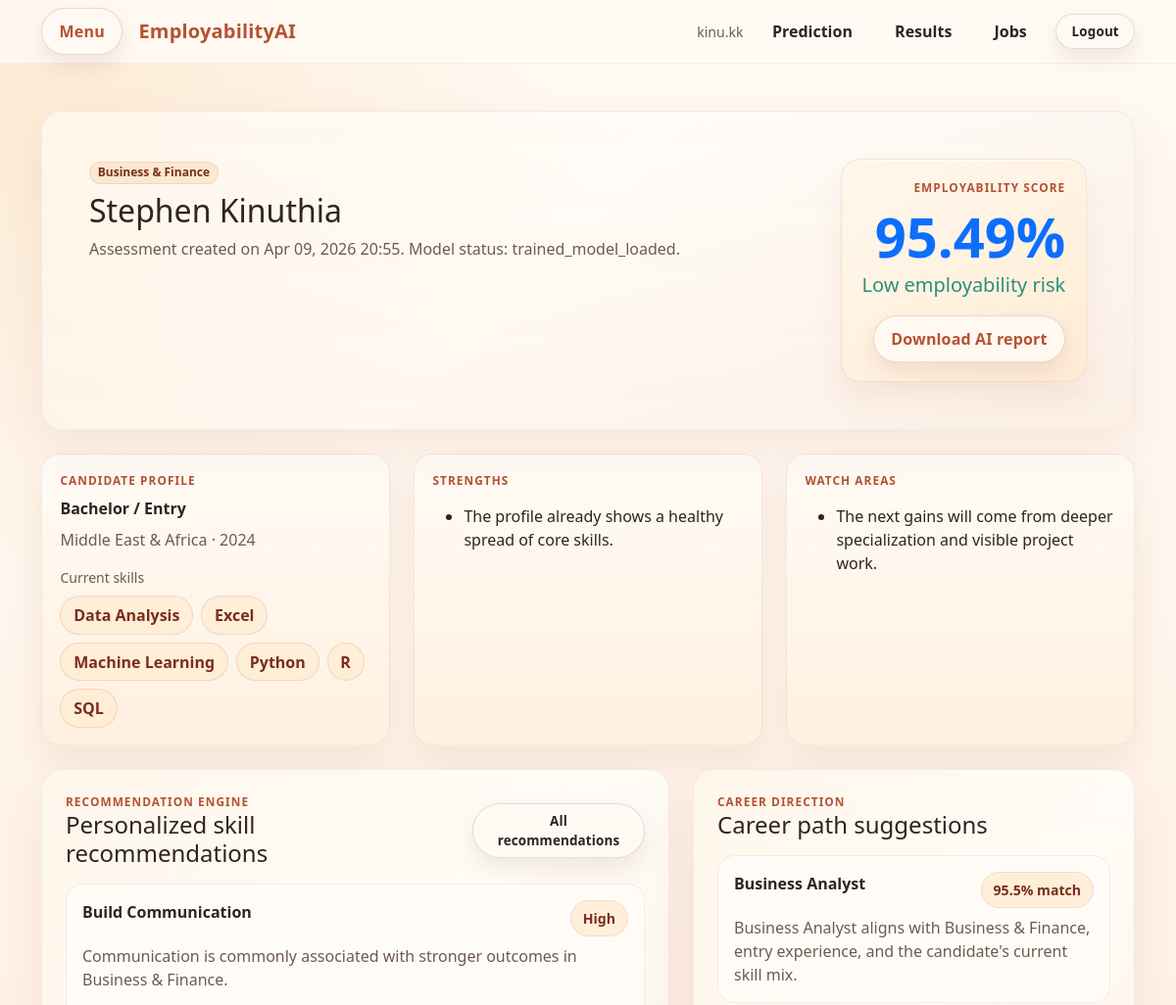
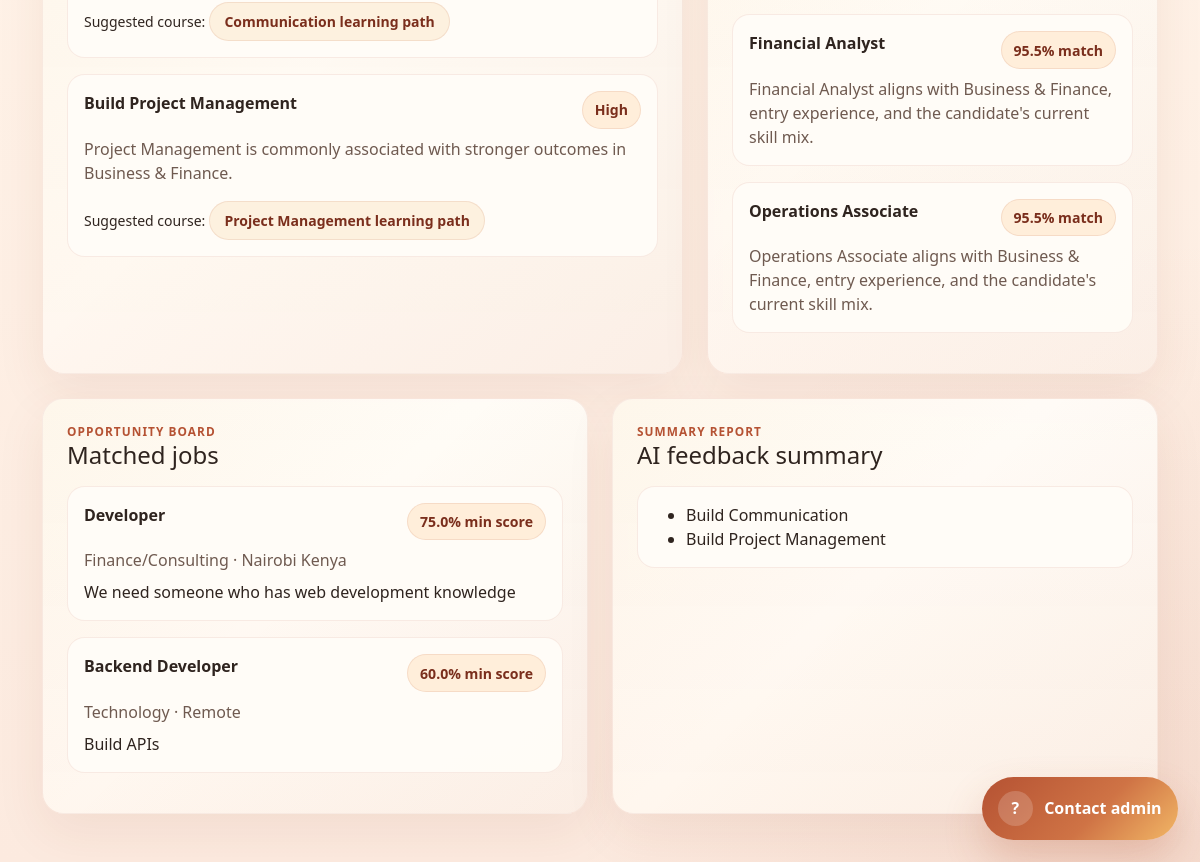
The app's page /assessments/9/ (signed in) with its own data (2 pictures, top to bottom).
### prediction/models.py (models this page shows, shortened)
class EmployabilityAssessment(models.Model):
    RISK_CHOICES = [
        ("Low", "Low"),
        ("Medium", "Medium"),
        ("High", "High"),
    ]
    owner = models.ForeignKey(
        User,
        on_delete=models.CASCADE,
        related_name="employability_assessments",
        null=True,
        blank=True,
    )
    graduate = models.ForeignKey(
        GraduateProfile,
        on_delete=models.SET_NULL,
        null=True,
        blank=True,
        related_name="assessments",
    )
    full_name = models.CharField(max_length=120)
    email = models.EmailField()
    degree_level = models.CharField(max_length=30, choices=DEGREE_LEVEL_CHOICES)
    field_of_study = models.CharField(max_length=80, choices=FIELD_OF_STUDY_CHOICES)
    region = models.CharField(max_length=50, choices=REGION_CHOICES)
    graduation_year = models.PositiveIntegerField()
    experience_level = models.CharField(max_length=20, choices=EXPERIENCE_LEVEL_CHOICES)
    current_skills = models.JSONField(default=list, blank=True)
    average_starting_salary = models.PositiveIntegerField(default=0)
    skill_demand_score = models.PositiveIntegerField(default=50)
    employer_reputation_score = models.PositiveIntegerField(default=50)
    remote_work_availability = models.PositiveIntegerField(default=50)
    employability_score = models.FloatField()
    risk_category = models.CharField(max_length=20, choices=RISK_CHOICES)
    model_status = models.CharField(max_length=120, default="demo_fallback")
    strengths = models.JSONField(default=list, blank=True)
    weaknesses = models.JSONField(default=list, blank=True)
    recommendation_summary = models.TextField(blank=True)
    created_at = models.DateTimeField(auto_now_add=True)
    class Meta:
        ordering = ["-created_at"]

### recommendations/models.py (models this page shows, shortened)
class SkillRecommendation(models.Model):
    assessment = models.ForeignKey(
        EmployabilityAssessment,
        on_delete=models.CASCADE,
        related_name="skill_recommendations",
    )
    title = models.CharField(max_length=150)
    category = models.CharField(max_length=50)
    rationale = models.TextField()
    priority = models.CharField(max_length=20, default="Medium")
    improvement_potential = models.FloatField(default=0)
    course_name = models.CharField(max_length=150, blank=True)
    course_url = models.URLField(blank=True)

class CareerPathSuggestion(models.Model):
    assessment = models.ForeignKey(
        EmployabilityAssessment,
        on_delete=models.CASCADE,
        related_name="career_paths",
    )
    title = models.CharField(max_length=120)
    match_score = models.FloatField(default=0)
    summary = models.TextField()

### jobs/models.py (models this page shows, shortened)
class JobPosting(models.Model):
    employer = models.ForeignKey(User, on_delete=models.SET_NULL, null=True, blank=True, related_name="job_postings")
    title = models.CharField(max_length=120)
    industry = models.CharField(max_length=80)
    location = models.CharField(max_length=120)
    description = models.TextField()
    required_skills = models.JSONField(default=list, blank=True)
    minimum_score = models.FloatField(default=55)
    is_active = models.BooleanField(default=True)
    created_at = models.DateTimeField(auto_now_add=True)
    class Meta:
        ordering = ["-created_at"]

### prediction/views.py (the view)
# urls.py: path("assessments/<int:pk>/", assessment_detail, name="assessment_detail"),
@login_required
def assessment_detail(request, pk):
    assessment = get_object_or_404(EmployabilityAssessment, pk=pk)
    if not can_view_assessment(request.user, assessment):
        raise PermissionDenied("You are not allowed to view this result.")
    matched_jobs = [
        job for job in JobPosting.objects.filter(is_active=True)
        if assessment.employability_score >= job.minimum_score
    ][:3]
    context = {
        "assessment": assessment,
        "recommendations": assessment.skill_recommendations.all(),
        "career_paths": assessment.career_paths.all(),
        "report": getattr(assessment, "ai_report", None),
        "matched_jobs": matched_jobs,
    }
    return render(request, "prediction/detail.html", context)

### prediction/querysets.py (called while the page is built)
def can_view_assessment(user, assessment):
    role = get_user_role(user)
    if role in {"admin", "employer"}:
        return True
    return assessment.owner_id == user.id

### users/permissions.py (called while the page is built)
def get_user_role(user):
    if not user.is_authenticated:
        return None
    profile = getattr(user, "platform_profile", None)
    return getattr(profile, "role", None)

### templates/prediction/detail.html
{% extends "base.html" %}
{% block content %}
<section class="hero-card p-4 p-lg-5 mb-4 warm-section">
    <div class="d-flex justify-content-between flex-wrap gap-4">
        <div>
            <span class="badge badge-soft rounded-pill mb-2">{{ assessment.field_of_study }}</span>
            <h1 class="h2 mb-2">{{ assessment.full_name }}</h1>
            <p class="text-secondary mb-0">Assessment created on {{ assessment.created_at|date:"M d, Y H:i" }}. Model status: {{ assessment.model_status }}.</p>
        </div>
        <div class="score-shell text-end">
            <div class="section-kicker mb-2">Employability score</div>
            <div class="display-4 fw-bold text-primary">{{ assessment.employability_score }}%</div>
            <div class="fs-5 risk-{{ assessment.risk_category|lower }}">{{ assessment.risk_category }} employability risk</div>
            <a href="{% url 'prediction:download_report' assessment.pk %}" class="btn btn-outline-primary mt-3">Download AI report</a>
        </div>
    </div>
</section>
<section class="row g-4 mb-4">
    <div class="col-lg-4">
        <div class="spotlight-card h-100">
            <div class="section-kicker mb-2">Candidate profile</div>
            <div class="fw-semibold">{{ assessment.degree_level }} / {{ assessment.experience_level|title }}</div>
            <div class="text-secondary mt-2">{{ assessment.region }} · {{ assessment.graduation_year }}</div>
            <div class="mt-3 text-secondary small">Current skills</div>
            <div class="d-flex flex-wrap gap-2 mt-2">
                {% for skill in assessment.current_skills %}
                    <span class="chip-link">{{ skill }}</span>
                {% endfor %}
            </div>
        </div>
    </div>
    <div class="col-lg-4">
        <div class="spotlight-card h-100">
            <div class="section-kicker mb-2">Strengths</div>
            <ul class="mt-3 mb-0">
                {% for item in assessment.strengths %}
                    <li>{{ item }}</li>
                {% endfor %}
            </ul>
        </div>
    </div>
    <div class="col-lg-4">
        <div class="spotlight-card h-100">
            <div class="section-kicker mb-2">Watch areas</div>
            <ul class="mt-3 mb-0">
                {% for item in assessment.weaknesses %}
                    <li>{{ item }}</li>
                {% endfor %}
            </ul>
        </div>
    </div>
</section>
<section class="row g-4 mb-4">
    <div class="col-lg-7">
        <div class="panel-card p-4 h-100 warm-section">
            <div class="section-head">
                <div>
                    <div class="section-kicker">Recommendation engine</div>
                    <h2 class="h4 mb-0">Personalized skill recommendations</h2>
                </div>
                <a href="{% url 'recommendations:list' %}" class="btn btn-sm btn-outline-dark">All recommendations</a>
            </div>
            <div class="row g-3">
                {% for recommendation in recommendations %}
                    <div class="col-12">
                        <div class="list-card interactive-row">
                            <div class="d-flex justify-content-between flex-wrap gap-2 mb-2">
                                <strong>{{ recommendation.title }}</strong>
                                <span class="soft-stat">{{ recommendation.priority }}</span>
                            </div>
                            <div class="text-secondary mb-3">{{ recommendation.rationale }}</div>
                            <div class="small">Suggested course: <a class="action-link" href="{{ recommendation.course_url }}" target="_blank" rel="noopener">{{ recommendation.course_name }}</a></div>
                        </div>
                    </div>
                {% empty %}
                    <p class="text-secondary mb-0">No recommendations have been generated for this assessment yet.</p>
                {% endfor %}
            </div>
        </div>
    </div>
    <div class="col-lg-5">
        <div class="panel-card p-4 h-100 warm-section">
            <div class="section-head">
                <div>
                    <div class="section-kicker">Career direction</div>
                    <h2 class="h4 mb-0">Career path suggestions</h2>
                </div>
            </div>
            {% for item in career_paths %}
                <div class="list-card interactive-row mb-3">
                    <div class="d-flex justify-content-between align-items-start gap-3">
                        <strong>{{ item.title }}</strong>
                        <span class="soft-stat">{{ item.match_score }}% match</span>
                    </div>
                    <p class="text-secondary mb-0 mt-2">{{ item.summary }}</p>
                </div>
            {% empty %}
                <p class="text-secondary mb-0">No career paths yet.</p>
            {% endfor %}
        </div>
    </div>
</section>
<section class="row g-4">
    <div class="col-lg-6">
        <div class="panel-card p-4 h-100 warm-section">
            <div class="section-head">
                <div>
                    <div class="section-kicker">Opportunity board</div>
                    <h2 class="h4 mb-0">Matched jobs</h2>
                </div>
            </div>
            {% for job in matched_jobs %}
                <div class="list-card interactive-row mb-3">
                    <div class="d-flex justify-content-between align-items-start gap-3">
                        <strong>{{ job.title }}</strong>
                        <span class="soft-stat">{{ job.minimum_score }}% min score</span>
                    </div>
                    <div class="text-secondary mt-2">{{ job.industry }} · {{ job.location }}</div>
                    <p class="mb-0 mt-2">{{ job.description|truncatewords:20 }}</p>
                </div>
            {% empty %}
                <p class="text-secondary mb-0">Add job postings in the admin to activate job matching.</p>
            {% endfor %}
        </div>
    </div>
    <div class="col-lg-6">
        <div class="panel-card p-4 h-100 warm-section">
            <div class="section-head">
                <div>
                    <div class="section-kicker">Summary report</div>
                    <h2 class="h4 mb-0">AI feedback summary</h2>
                </div>
            </div>
            {% if report %}
                <div class="list-card">
                    <ul class="mb-0">
                        {% for step in report.next_steps %}
                            <li>{{ step }}</li>
                        {% endfor %}
                    </ul>
                </div>
            {% else %}
                <p class="text-secondary mb-0">No report summary available.</p>
            {% endif %}
        </div>
    </div>
</section>
{% endblock %}

### templates/base.html (shortened to what this page needs)
<!DOCTYPE html>
<html lang="en">
<head>
    <link href="https://cdn.jsdelivr.net/npm/bootstrap@5.3.3/dist/css/bootstrap.min.css" rel="stylesheet">
</head>
<body>
    <nav class="navbar navbar-expand-lg bg-white border-bottom sticky-top">
        <div class="container">
            <div class="d-flex align-items-center gap-3">
                <button class="btn btn-outline-primary" type="button" data-bs-toggle="offcanvas" data-bs-target="#sidePanel">Menu</button>
                <a class="navbar-brand text-primary mb-0" href="{% url 'prediction:home' %}">EmployabilityAI</a>
            </div>
            <div class="d-flex align-items-center gap-3">
                {% if request.user.is_authenticated %}
                    <span class="small text-secondary">{{ request.user.username }}</span>
                    <a class="nav-link" href="{% url 'prediction:dashboard' %}">Prediction</a>
                    <a class="nav-link" href="{% url 'recommendations:list' %}">Results</a>
                    <a class="nav-link" href="{% url 'jobs:list' %}">Jobs</a>
                    <a class="btn btn-sm btn-outline-dark" href="{% url 'users:logout' %}">Logout</a>
                {% else %}
                    <a class="btn btn-sm btn-outline-primary" href="{% url 'users:login' %}">Login</a>
                    <a class="btn btn-sm btn-primary" href="{% url 'users:register' %}">Create account</a>
                {% endif %}
            </div>
        </div>
    </nav>
    <main class="container py-5">
        {% block content %}{% endblock %}
    </main>
    {% if request.user.is_authenticated and request.user.platform_profile.role != 'admin' %}
        <a class="contact-fab" href="{% url 'analytics_dashboard:contact_admin' %}">
            <span class="contact-icon">?</span>
            <span>Contact admin</span>
        </a>
    {% endif %}
</body>
</html>

### records on screen
EmployabilityAssessment: field_of_study "Business & Finance", full_name "Stephen Kinuthia", created_at "Apr 09, 2026 20:55", model_status "trained_model_loaded", employability_score "95.49", risk_category "Low", degree_level "Bachelor", experience_level "Entry", region "Middle East & Africa", graduation_year "2024"
SkillRecommendation: title "Build Communication", priority "High", rationale "Communication is commonly associated with stronger outcomes in Business & Finance.", course_name "Communication learning path"
SkillRecommendation: title "Build Project Management", priority "High", rationale "Project Management is commonly associated with stronger outcomes in Business & Finance.", course_name "Project Management learning path"
CareerPathSuggestion: title "Business Analyst", match_score "95.5", summary "Business Analyst aligns with Business & Finance, entry experience, and the candidate's current skill mix."
CareerPathSuggestion: title "Financial Analyst", match_score "95.5", summary "Financial Analyst aligns with Business & Finance, entry experience, and the candidate's current skill mix."
CareerPathSuggestion: title "Operations Associate", match_score "95.5", summary "Operations Associate aligns with Business & Finance, entry experience, and the candidate's current skill mix."
JobPosting: title "Developer", minimum_score "75.0", industry "Finance/Consulting", location "Nairobi Kenya", description "We need someone who has web development knowledge"
JobPosting: title "Backend Developer", minimum_score "60.0", industry "Technology", location "Remote", description "Build APIs"

### other values on screen
{{ request.user.username }} "kinu.kk"
{{ skill }} "Data Analysis" "Excel" "Machine Learning" "Python" "R" "SQL"
{{ item }} "The profile already shows a healthy spread of core skills."
{{ item }} "The next gains will come from deeper specialization and visible project work."
{{ step }} "Build Communication" "Build Project Management"
